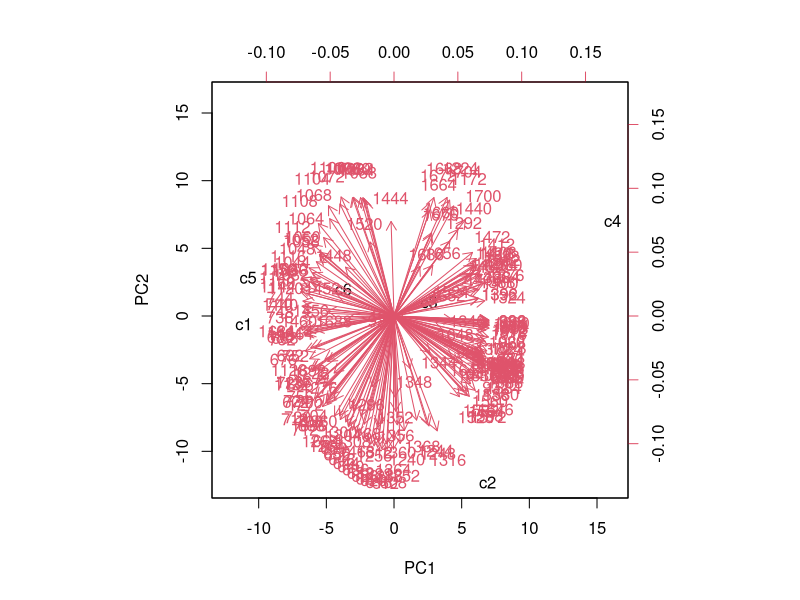

Source code (R): (Note: this script raises an error after producing the figure.)
# set work directory
setwd("C:/Users/Lenovo/Documents/Programiranje/PhD/SpectralTool/datasets")

# read and inspect dataframe
df = read.csv('central_points_good.csv')
View(df)

# remove rows with 0, else scaling wont work
library(dplyr)
df = df[apply(df!=0, 1, all),]
View(df)

# TRANSPOSE DATAFRAME, TIDY UP AND INSPECT
# tranpose
df_pca = t(df)

# make first row column names
colnames(df_pca) = as.character(unlist(df_pca[1, ]))

# replace previous column names and reset
df_pca = df_pca[-1, ]
rownames(df) = NULL

# inspect the results
View(df_pca)


# CALCULATE PCs
results = prcomp(df_pca, scale=TRUE)

# reverse eigenvectors
results$rotation = -1*results$rotation

# dispay PCs
results$rotation

# biplot (useless in this case)
biplot(results, scale = 0)

#calculate total variance explained by each principal component
var_explained = results$sdev^2 / sum(results$sdev^2)

#create scree plot
qplot(c(1:6), var_explained) + 
  geom_line() + 
  xlab("Principal Component") + 
  ylab("Variance Explained") +
  ggtitle("Scree Plot") +
  ylim(0, 1)
